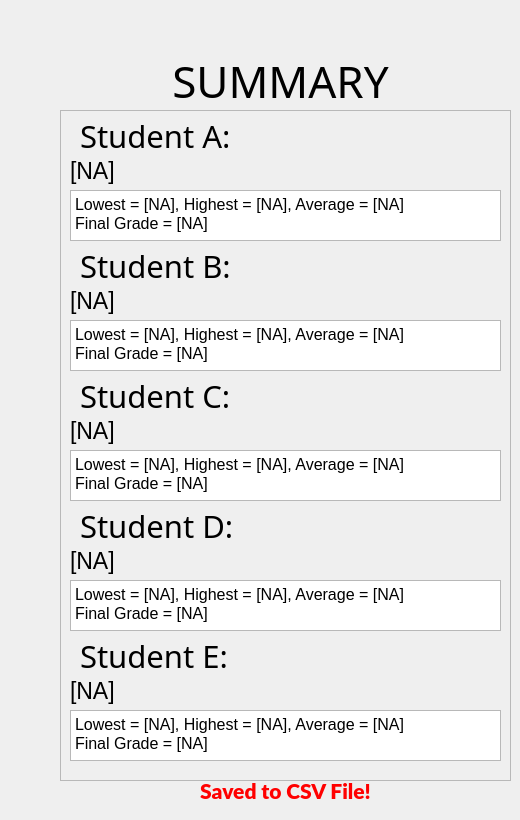
    <widget class="QWidget" name="Summary">
     <widget class="QWidget" name="widget_Summary_1" native="true">
      <property name="geometry">
       <rect>
        <x>60</x>
        <y>60</y>
        <width>451</width>
        <height>751</height>
       </rect>
      </property>
      <widget class="QFrame" name="frame_Summary_1">
       <property name="geometry">
        <rect>
         <x>0</x>
         <y>50</y>
         <width>451</width>
         <height>671</height>
        </rect>
       </property>
       <property name="frameShape">
        <enum>QFrame::StyledPanel</enum>
       </property>
       <property name="frameShadow">
        <enum>QFrame::Raised</enum>
       </property>
       <widget class="QLabel" name="label_Summary_studE_var_1">
        <property name="geometry">
         <rect>
          <x>10</x>
          <y>560</y>
          <width>431</width>
          <height>41</height>
         </rect>
        </property>
        <property name="font">
         <font>
          <pointsize>17</pointsize>
         </font>
        </property>
        <property name="text">
         <string>[NA]</string>
        </property>
        <property name="alignment">
         <set>Qt::AlignLeading|Qt::AlignLeft|Qt::AlignVCenter</set>
        </property>
       </widget>
       <widget class="QLabel" name="label_Summary_studB_var_1">
        <property name="geometry">
         <rect>
          <x>10</x>
          <y>170</y>
          <width>431</width>
          <height>41</height>
         </rect>
        </property>
        <property name="font">
         <font>
          <pointsize>17</pointsize>
         </font>
        </property>
        <property name="text">
         <string>[NA]</string>
        </property>
        <property name="alignment">
         <set>Qt::AlignLeading|Qt::AlignLeft|Qt::AlignVCenter</set>
        </property>
       </widget>
       <widget class="QLabel" name="label_Summary_studB_1">
        <property name="geometry">
         <rect>
          <x>20</x>
          <y>130</y>
          <width>201</width>
          <height>51</height>
         </rect>
        </property>
        <property name="font">
         <font>
          <family>Oswald Light</family>
          <pointsize>23</pointsize>
         </font>
        </property>
        <property name="text">
         <string>Student B:</string>
        </property>
        <property name="alignment">
         <set>Qt::AlignLeading|Qt::AlignLeft|Qt::AlignVCenter</set>
        </property>
       </widget>
       <widget class="QLabel" name="label_Summary_studD_1">
        <property name="geometry">
         <rect>
          <x>20</x>
          <y>390</y>
          <width>211</width>
          <height>51</height>
         </rect>
        </property>
        <property name="font">
         <font>
          <family>Oswald Light</family>
          <pointsize>23</pointsize>
         </font>
        </property>
        <property name="text">
         <string>Student D:</string>
        </property>
        <property name="alignment">
         <set>Qt::AlignLeading|Qt::AlignLeft|Qt::AlignVCenter</set>
        </property>
       </widget>
       <widget class="QLabel" name="label_Summary_studC_var_1">
        <property name="geometry">
         <rect>
          <x>10</x>
          <y>300</y>
          <width>431</width>
          <height>41</height>
         </rect>
        </property>
        <property name="font">
         <font>
          <pointsize>17</pointsize>
         </font>
        </property>
        <property name="text">
         <string>[NA]</string>
        </property>
        <property name="alignment">
         <set>Qt::AlignLeading|Qt::AlignLeft|Qt::AlignVCenter</set>
        </property>
       </widget>
       <widget class="QLabel" name="label_Summary_studD_var_1">
        <property name="geometry">
         <rect>
          <x>10</x>
          <y>430</y>
          <width>431</width>
          <height>41</height>
         </rect>
        </property>
        <property name="font">
         <font>
          <pointsize>17</pointsize>
         </font>
        </property>
        <property name="text">
         <string>[NA]</string>
        </property>
        <property name="alignment">
         <set>Qt::AlignLeading|Qt::AlignLeft|Qt::AlignVCenter</set>
        </property>
       </widget>
       <widget class="QLabel" name="label_Summary_studA_var_1">
        <property name="geometry">
         <rect>
          <x>10</x>
          <y>40</y>
          <width>431</width>
          <height>41</height>
         </rect>
        </property>
        <property name="font">
         <font>
          <pointsize>17</pointsize>
         </font>
        </property>
        <property name="text">
         <string>[NA]</string>
        </property>
        <property name="alignment">
         <set>Qt::AlignLeading|Qt::AlignLeft|Qt::AlignVCenter</set>
        </property>
       </widget>
       <widget class="QLabel" name="label_Summary_studE_1">
        <property name="geometry">
         <rect>
          <x>20</x>
          <y>520</y>
          <width>211</width>
          <height>51</height>
         </rect>
        </property>
        <property name="font">
         <font>
          <family>Oswald Light</family>
          <pointsize>23</pointsize>
         </font>
        </property>
        <property name="text">
         <string>Student E:</string>
        </property>
        <property name="alignment">
         <set>Qt::AlignLeading|Qt::AlignLeft|Qt::AlignVCenter</set>
        </property>
       </widget>
       <widget class="QLabel" name="label_Summary_studA_1">
        <property name="geometry">
         <rect>
          <x>20</x>
          <y>0</y>
          <width>211</width>
          <height>51</height>
         </rect>
        </property>
        <property name="font">
         <font>
          <family>Oswald Light</family>
          <pointsize>23</pointsize>
         </font>
        </property>
        <property name="text">
         <string>Student A:</string>
        </property>
        <property name="alignment">
         <set>Qt::AlignLeading|Qt::AlignLeft|Qt::AlignVCenter</set>
        </property>
       </widget>
       <widget class="QLabel" name="label_Summary_studC_1">
        <property name="geometry">
         <rect>
          <x>20</x>
          <y>260</y>
          <width>201</width>
          <height>51</height>
         </rect>
        </property>
        <property name="font">
         <font>
          <family>Oswald Light</family>
          <pointsize>23</pointsize>
         </font>
        </property>
        <property name="text">
         <string>Student C:</string>
        </property>
        <property name="alignment">
         <set>Qt::AlignLeading|Qt::AlignLeft|Qt::AlignVCenter</set>
        </property>
       </widget>
       <widget class="QTextBrowser" name="textBrowser_Summary_studA_sum_box_1">
        <property name="geometry">
         <rect>
          <x>10</x>
          <y>80</y>
          <width>431</width>
          <height>51</height>
         </rect>
        </property>
        <property name="html">
         <string>&lt;!DOCTYPE HTML PUBLIC &quot;-//W3C//DTD HTML 4.0//EN&quot; &quot;http://www.w3.org/TR/REC-html40/strict.dtd&quot;&gt;
&lt;html&gt;&lt;head&gt;&lt;meta name=&quot;qrichtext&quot; content=&quot;1&quot; /&gt;&lt;style type=&quot;text/css&quot;&gt;
p, li { white-space: pre-wrap; }
&lt;/style&gt;&lt;/head&gt;&lt;body style=&quot; font-family:'MS Shell Dlg 2'; font-size:8.25pt; font-weight:400; font-style:normal;&quot;&gt;
&lt;p style=&quot; margin-top:0px; margin-bottom:0px; margin-left:0px; margin-right:0px; -qt-block-indent:0; text-indent:0px;&quot;&gt;&lt;span style=&quot; font-size:12pt;&quot;&gt;Lowest = [NA], Highest = [NA], Average = [NA]&lt;/span&gt;&lt;/p&gt;
&lt;p style=&quot; margin-top:0px; margin-bottom:0px; margin-left:0px; margin-right:0px; -qt-block-indent:0; text-indent:0px;&quot;&gt;&lt;span style=&quot; font-size:12pt;&quot;&gt;Final Grade = [NA]&lt;/span&gt;&lt;/p&gt;&lt;/body&gt;&lt;/html&gt;</string>
        </property>
       </widget>
       <widget class="QTextBrowser" name="textBrowser_Summary_studB_sum_box_1">
        <property name="geometry">
         <rect>
          <x>10</x>
          <y>210</y>
          <width>431</width>
          <height>51</height>
         </rect>
        </property>
        <property name="html">
         <string>&lt;!DOCTYPE HTML PUBLIC &quot;-//W3C//DTD HTML 4.0//EN&quot; &quot;http://www.w3.org/TR/REC-html40/strict.dtd&quot;&gt;
&lt;html&gt;&lt;head&gt;&lt;meta name=&quot;qrichtext&quot; content=&quot;1&quot; /&gt;&lt;style type=&quot;text/css&quot;&gt;
p, li { white-space: pre-wrap; }
&lt;/style&gt;&lt;/head&gt;&lt;body style=&quot; font-family:'MS Shell Dlg 2'; font-size:8.25pt; font-weight:400; font-style:normal;&quot;&gt;
&lt;p style=&quot; margin-top:0px; margin-bottom:0px; margin-left:0px; margin-right:0px; -qt-block-indent:0; text-indent:0px;&quot;&gt;&lt;span style=&quot; font-size:12pt;&quot;&gt;Lowest = [NA], Highest = [NA], Average = [NA]&lt;/span&gt;&lt;/p&gt;
&lt;p style=&quot; margin-top:0px; margin-bottom:0px; margin-left:0px; margin-right:0px; -qt-block-indent:0; text-indent:0px;&quot;&gt;&lt;span style=&quot; font-size:12pt;&quot;&gt;Final Grade = [NA]&lt;/span&gt;&lt;/p&gt;&lt;/body&gt;&lt;/html&gt;</string>
        </property>
       </widget>
       <widget class="QTextBrowser" name="textBrowser_Summary_studE_sum_box_1">
        <property name="geometry">
         <rect>
          <x>10</x>
          <y>600</y>
          <width>431</width>
          <height>51</height>
         </rect>
        </property>
        <property name="html">
         <string>&lt;!DOCTYPE HTML PUBLIC &quot;-//W3C//DTD HTML 4.0//EN&quot; &quot;http://www.w3.org/TR/REC-html40/strict.dtd&quot;&gt;
&lt;html&gt;&lt;head&gt;&lt;meta name=&quot;qrichtext&quot; content=&quot;1&quot; /&gt;&lt;style type=&quot;text/css&quot;&gt;
p, li { white-space: pre-wrap; }
&lt;/style&gt;&lt;/head&gt;&lt;body style=&quot; font-family:'MS Shell Dlg 2'; font-size:8.25pt; font-weight:400; font-style:normal;&quot;&gt;
&lt;p style=&quot; margin-top:0px; margin-bottom:0px; margin-left:0px; margin-right:0px; -qt-block-indent:0; text-indent:0px;&quot;&gt;&lt;span style=&quot; font-size:12pt;&quot;&gt;Lowest = [NA], Highest = [NA], Average = [NA]&lt;/span&gt;&lt;/p&gt;
&lt;p style=&quot; margin-top:0px; margin-bottom:0px; margin-left:0px; margin-right:0px; -qt-block-indent:0; text-indent:0px;&quot;&gt;&lt;span style=&quot; font-size:12pt;&quot;&gt;Final Grade = [NA]&lt;/span&gt;&lt;/p&gt;&lt;/body&gt;&lt;/html&gt;</string>
        </property>
       </widget>
       <widget class="QTextBrowser" name="textBrowser_Summary_studD_sum_box_1">
        <property name="geometry">
         <rect>
          <x>10</x>
          <y>470</y>
          <width>431</width>
          <height>51</height>
         </rect>
        </property>
        <property name="html">
         <string>&lt;!DOCTYPE HTML PUBLIC &quot;-//W3C//DTD HTML 4.0//EN&quot; &quot;http://www.w3.org/TR/REC-html40/strict.dtd&quot;&gt;
&lt;html&gt;&lt;head&gt;&lt;meta name=&quot;qrichtext&quot; content=&quot;1&quot; /&gt;&lt;style type=&quot;text/css&quot;&gt;
p, li { white-space: pre-wrap; }
&lt;/style&gt;&lt;/head&gt;&lt;body style=&quot; font-family:'MS Shell Dlg 2'; font-size:8.25pt; font-weight:400; font-style:normal;&quot;&gt;
&lt;p style=&quot; margin-top:0px; margin-bottom:0px; margin-left:0px; margin-right:0px; -qt-block-indent:0; text-indent:0px;&quot;&gt;&lt;span style=&quot; font-size:12pt;&quot;&gt;Lowest = [NA], Highest = [NA], Average = [NA]&lt;/span&gt;&lt;/p&gt;
&lt;p style=&quot; margin-top:0px; margin-bottom:0px; margin-left:0px; margin-right:0px; -qt-block-indent:0; text-indent:0px;&quot;&gt;&lt;span style=&quot; font-size:12pt;&quot;&gt;Final Grade = [NA]&lt;/span&gt;&lt;/p&gt;&lt;/body&gt;&lt;/html&gt;</string>
        </property>
       </widget>
       <widget class="QTextBrowser" name="textBrowser_Summary_studC_sum_box_1">
        <property name="geometry">
         <rect>
          <x>10</x>
          <y>340</y>
          <width>431</width>
          <height>51</height>
         </rect>
        </property>
        <property name="html">
         <string>&lt;!DOCTYPE HTML PUBLIC &quot;-//W3C//DTD HTML 4.0//EN&quot; &quot;http://www.w3.org/TR/REC-html40/strict.dtd&quot;&gt;
&lt;html&gt;&lt;head&gt;&lt;meta name=&quot;qrichtext&quot; content=&quot;1&quot; /&gt;&lt;style type=&quot;text/css&quot;&gt;
p, li { white-space: pre-wrap; }
&lt;/style&gt;&lt;/head&gt;&lt;body style=&quot; font-family:'MS Shell Dlg 2'; font-size:8.25pt; font-weight:400; font-style:normal;&quot;&gt;
&lt;p style=&quot; margin-top:0px; margin-bottom:0px; margin-left:0px; margin-right:0px; -qt-block-indent:0; text-indent:0px;&quot;&gt;&lt;span style=&quot; font-size:12pt;&quot;&gt;Lowest = [NA], Highest = [NA], Average = [NA]&lt;/span&gt;&lt;/p&gt;
&lt;p style=&quot; margin-top:0px; margin-bottom:0px; margin-left:0px; margin-right:0px; -qt-block-indent:0; text-indent:0px;&quot;&gt;&lt;span style=&quot; font-size:12pt;&quot;&gt;Final Grade = [NA]&lt;/span&gt;&lt;/p&gt;&lt;/body&gt;&lt;/html&gt;</string>
        </property>
       </widget>
      </widget>
      <widget class="QLabel" name="label_Summary_csvfile_1">
       <property name="geometry">
        <rect>
         <x>30</x>
         <y>710</y>
         <width>391</width>
         <height>41</height>
        </rect>
       </property>
       <property name="font">
        <font>
         <family>Lato Black</family>
         <pointsize>16</pointsize>
         <weight>75</weight>
         <italic>false</italic>
         <bold>true</bold>
        </font>
       </property>
       <property name="autoFillBackground">
        <bool>false</bool>
       </property>
       <property name="styleSheet">
        <string notr="true">color: red;</string>
       </property>
       <property name="text">
        <string>Saved to CSV File!</string>
       </property>
       <property name="scaledContents">
        <bool>false</bool>
       </property>
       <property name="alignment">
        <set>Qt::AlignCenter</set>
       </property>
      </widget>
      <widget class="QLabel" name="label_Summary_sum_1">
       <property name="geometry">
        <rect>
         <x>40</x>
         <y>-10</y>
         <width>361</width>
         <height>61</height>
        </rect>
       </property>
       <property name="font">
        <font>
         <family>Oswald Light</family>
         <pointsize>33</pointsize>
        </font>
       </property>
       <property name="text">
        <string>SUMMARY</string>
       </property>
       <property name="alignment">
        <set>Qt::AlignCenter</set>
       </property>
      </widget>
     </widget>
    </widget>
